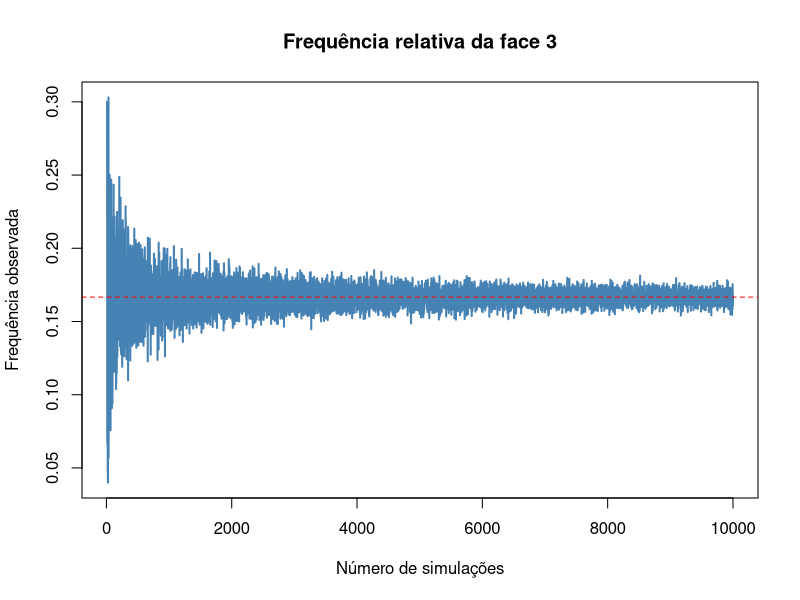

Source code (R):
set.seed(123)  # para reprodutibilidade

N <- seq(10, 1e4)     # número de simulações
Omega <- 1:6          

# Função que simula n jogadas e devolve a frequência da face 3
freq_face3 <- function(n) {
  mean(sample(Omega, n, replace = TRUE) == 3)
}

# Aplica a função a cada n de N (vetorizado)
f_n <- sapply(N, freq_face3)

# Gráfico
plot(N, f_n, type = "l", lwd = 2, col = "steelblue",
     main = "Frequência relativa da face 3",
     xlab = "Número de simulações",
     ylab = "Frequência observada")
abline(h = 1/6, col = "red", lty = 2)  # valor teórico
